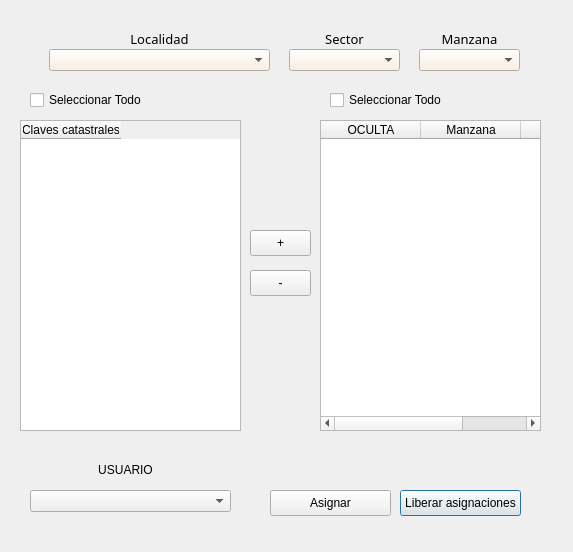
<?xml version="1.0" encoding="UTF-8"?>
<ui version="4.0">
 <class>AsignacionCampoDialogBase</class>
 <widget class="QDialog" name="AsignacionCampoDialogBase">
  <property name="geometry">
   <rect>
    <x>0</x>
    <y>0</y>
    <width>573</width>
    <height>552</height>
   </rect>
  </property>
  <property name="windowTitle">
   <string>AsginacionCampo</string>
  </property>
  <widget class="QPushButton" name="btnLiberarAsig">
   <property name="geometry">
    <rect>
     <x>400</x>
     <y>490</y>
     <width>121</width>
     <height>26</height>
    </rect>
   </property>
   <property name="text">
    <string>Liberar asignaciones</string>
   </property>
  </widget>
  <widget class="QPushButton" name="btnMenos">
   <property name="geometry">
    <rect>
     <x>250</x>
     <y>270</y>
     <width>61</width>
     <height>26</height>
    </rect>
   </property>
   <property name="text">
    <string>-</string>
   </property>
  </widget>
  <widget class="QCheckBox" name="chkTodoMazPred">
   <property name="geometry">
    <rect>
     <x>330</x>
     <y>90</y>
     <width>211</width>
     <height>20</height>
    </rect>
   </property>
   <property name="text">
    <string>Seleccionar Todo</string>
   </property>
  </widget>
  <widget class="QTableWidget" name="tablaMazPred">
   <property name="geometry">
    <rect>
     <x>320</x>
     <y>120</y>
     <width>221</width>
     <height>311</height>
    </rect>
   </property>
   <column>
    <property name="text">
     <string>OCULTA</string>
    </property>
   </column>
   <column>
    <property name="text">
     <string>Manzana</string>
    </property>
   </column>
   <column>
    <property name="text">
     <string>Predio</string>
    </property>
   </column>
  </widget>
  <widget class="QTableWidget" name="tablaClaves">
   <property name="geometry">
    <rect>
     <x>20</x>
     <y>120</y>
     <width>221</width>
     <height>311</height>
    </rect>
   </property>
   <column>
    <property name="text">
     <string>Claves catastrales</string>
    </property>
   </column>
  </widget>
  <widget class="QComboBox" name="cmbUsuario">
   <property name="geometry">
    <rect>
     <x>30</x>
     <y>490</y>
     <width>201</width>
     <height>22</height>
    </rect>
   </property>
  </widget>
  <widget class="QPushButton" name="btnAsignar">
   <property name="geometry">
    <rect>
     <x>270</x>
     <y>490</y>
     <width>121</width>
     <height>26</height>
    </rect>
   </property>
   <property name="text">
    <string>Asignar</string>
   </property>
  </widget>
  <widget class="QCheckBox" name="chkTodoClaves">
   <property name="geometry">
    <rect>
     <x>30</x>
     <y>90</y>
     <width>211</width>
     <height>20</height>
    </rect>
   </property>
   <property name="text">
    <string>Seleccionar Todo</string>
   </property>
  </widget>
  <widget class="QPushButton" name="btnMas">
   <property name="geometry">
    <rect>
     <x>250</x>
     <y>230</y>
     <width>61</width>
     <height>26</height>
    </rect>
   </property>
   <property name="text">
    <string>+</string>
   </property>
  </widget>
  <widget class="QLabel" name="lblUsuario_2">
   <property name="geometry">
    <rect>
     <x>30</x>
     <y>460</y>
     <width>191</width>
     <height>20</height>
    </rect>
   </property>
   <property name="text">
    <string>&lt;html&gt;&lt;head/&gt;&lt;body&gt;&lt;p align=&quot;center&quot;&gt;USUARIO&lt;/p&gt;&lt;/body&gt;&lt;/html&gt;</string>
   </property>
  </widget>
  <widget class="QWidget" name="widget" native="true">
   <property name="geometry">
    <rect>
     <x>19</x>
     <y>19</y>
     <width>531</width>
     <height>511</height>
    </rect>
   </property>
   <widget class="QComboBox" name="cmbLocalidad">
    <property name="geometry">
     <rect>
      <x>30</x>
      <y>30</y>
      <width>221</width>
      <height>22</height>
     </rect>
    </property>
    <property name="styleSheet">
     <string notr="true">QComboBox QAbstractItemView::item { min-height: 25; font-family: &quot;Century Gothic&quot;;}
QListView{color: black ; font-size: 16px; outline:none; font-weight:bold; font-family: &quot;Century Gothic&quot;;}
QListView::item:selected { color: white; background-color:  rgb(250,238,224); font-family: &quot;Century Gothic&quot;;}
QComboBox{
background : rgb(250,238,224);
}</string>
    </property>
   </widget>
   <widget class="QLabel" name="label_3">
    <property name="geometry">
     <rect>
      <x>270</x>
      <y>10</y>
      <width>111</width>
      <height>20</height>
     </rect>
    </property>
    <property name="font">
     <font>
      <family>Century Gothic</family>
      <pointsize>10</pointsize>
     </font>
    </property>
    <property name="text">
     <string>&lt;html&gt;&lt;head/&gt;&lt;body&gt;&lt;p align=&quot;center&quot;&gt;Sector&lt;/p&gt;&lt;/body&gt;&lt;/html&gt;</string>
    </property>
   </widget>
   <widget class="QLabel" name="label_4">
    <property name="geometry">
     <rect>
      <x>400</x>
      <y>10</y>
      <width>101</width>
      <height>20</height>
     </rect>
    </property>
    <property name="font">
     <font>
      <family>Century Gothic</family>
      <pointsize>10</pointsize>
     </font>
    </property>
    <property name="text">
     <string>&lt;html&gt;&lt;head/&gt;&lt;body&gt;&lt;p align=&quot;center&quot;&gt;Manzana&lt;/p&gt;&lt;/body&gt;&lt;/html&gt;</string>
    </property>
   </widget>
   <widget class="QComboBox" name="cmbSector">
    <property name="geometry">
     <rect>
      <x>270</x>
      <y>30</y>
      <width>111</width>
      <height>22</height>
     </rect>
    </property>
    <property name="styleSheet">
     <string notr="true">QComboBox QAbstractItemView::item { min-height: 25; font-family: &quot;Century Gothic&quot;;}
QListView{color: black ; font-size: 16px; outline:none; font-weight:bold; font-family: &quot;Century Gothic&quot;;}
QListView::item:selected { color: white; background-color:  rgb(250,238,224); font-family: &quot;Century Gothic&quot;;}
QComboBox{
background : rgb(250,238,224);
}</string>
    </property>
   </widget>
   <widget class="QLabel" name="label_2">
    <property name="geometry">
     <rect>
      <x>30</x>
      <y>10</y>
      <width>221</width>
      <height>20</height>
     </rect>
    </property>
    <property name="font">
     <font>
      <family>Century Gothic</family>
      <pointsize>10</pointsize>
     </font>
    </property>
    <property name="text">
     <string>&lt;html&gt;&lt;head/&gt;&lt;body&gt;&lt;p align=&quot;center&quot;&gt;Localidad&lt;/p&gt;&lt;/body&gt;&lt;/html&gt;</string>
    </property>
   </widget>
   <widget class="QComboBox" name="cmbManzana">
    <property name="geometry">
     <rect>
      <x>400</x>
      <y>30</y>
      <width>101</width>
      <height>22</height>
     </rect>
    </property>
    <property name="styleSheet">
     <string notr="true">QComboBox QAbstractItemView::item { min-height: 25; font-family: &quot;Century Gothic&quot;;}
QListView{color: black ; font-size: 16px; outline:none; font-weight:bold; font-family: &quot;Century Gothic&quot;;}
QListView::item:selected { color: white; background-color:  rgb(250,238,224); font-family: &quot;Century Gothic&quot;;}
QComboBox{
background : rgb(250,238,224);
}</string>
    </property>
   </widget>
  </widget>
  <zorder>widget</zorder>
  <zorder>btnLiberarAsig</zorder>
  <zorder>btnMenos</zorder>
  <zorder>chkTodoMazPred</zorder>
  <zorder>tablaMazPred</zorder>
  <zorder>tablaClaves</zorder>
  <zorder>cmbUsuario</zorder>
  <zorder>btnAsignar</zorder>
  <zorder>chkTodoClaves</zorder>
  <zorder>btnMas</zorder>
  <zorder>lblUsuario_2</zorder>
 </widget>
 <resources/>
 <connections/>
</ui>
